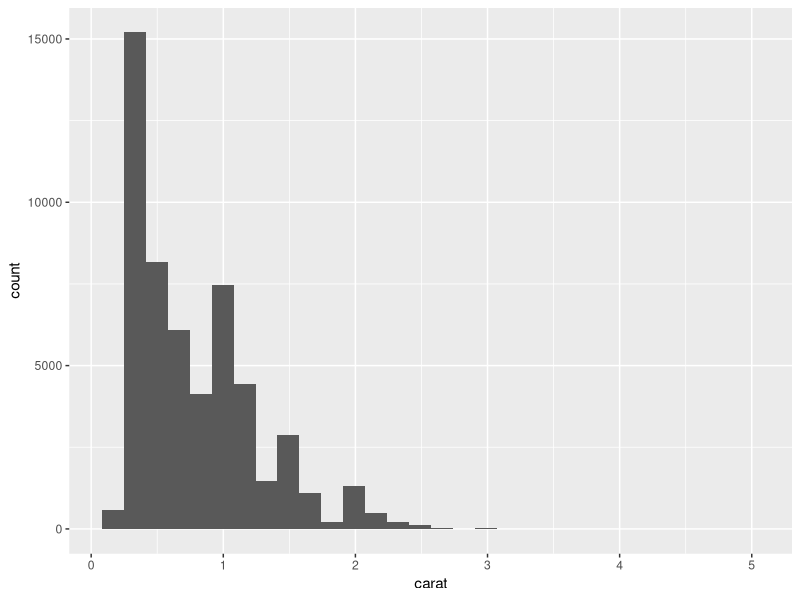
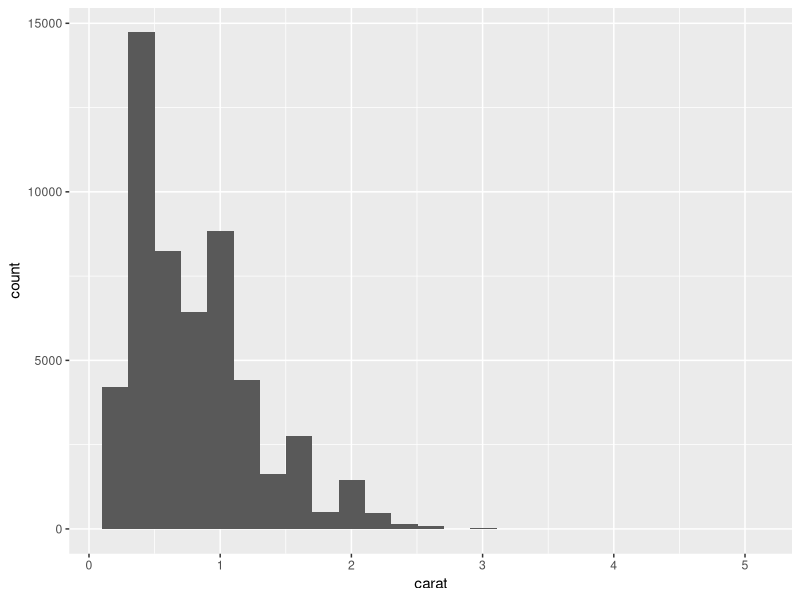
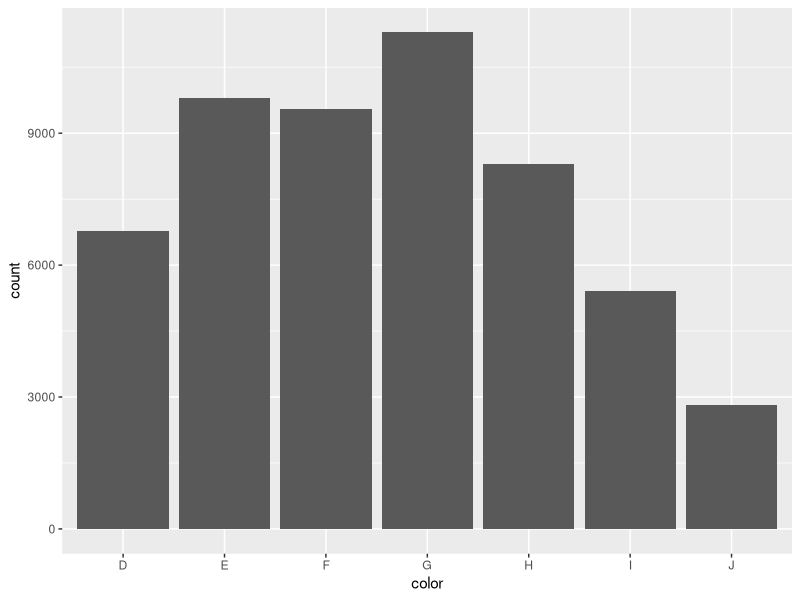
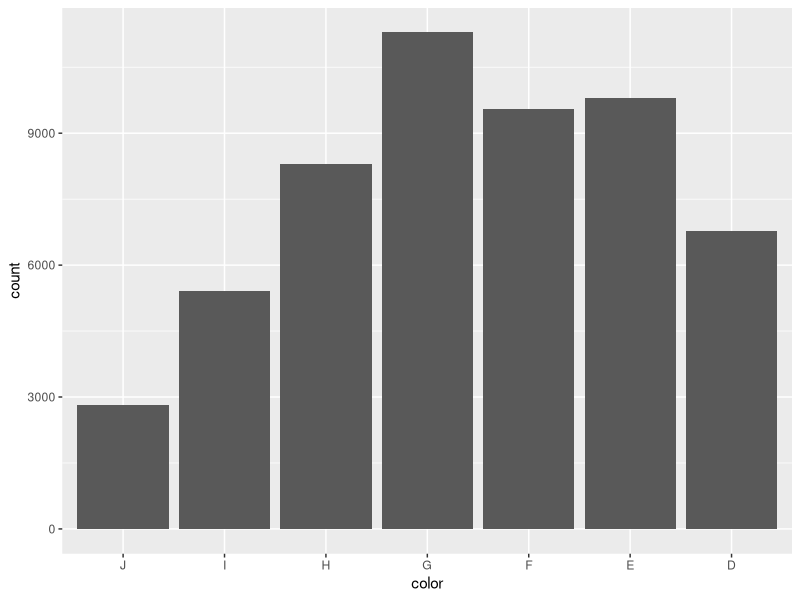
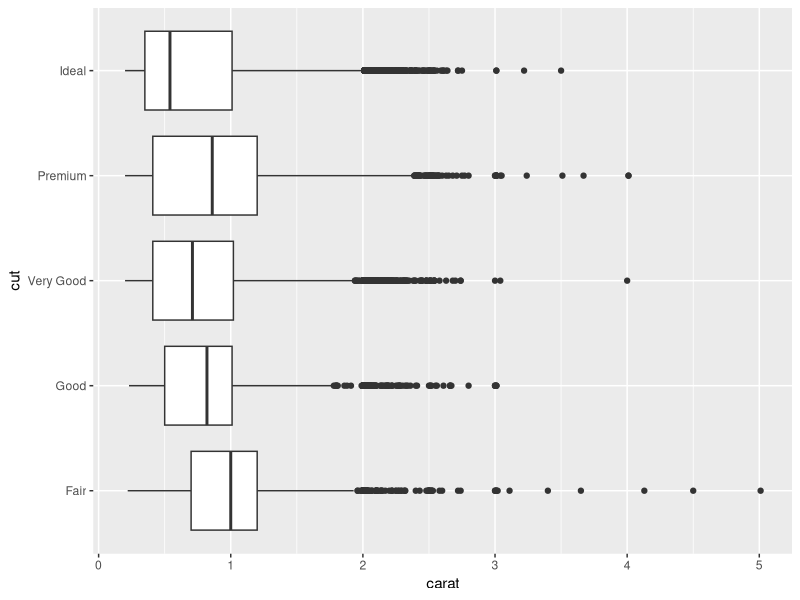
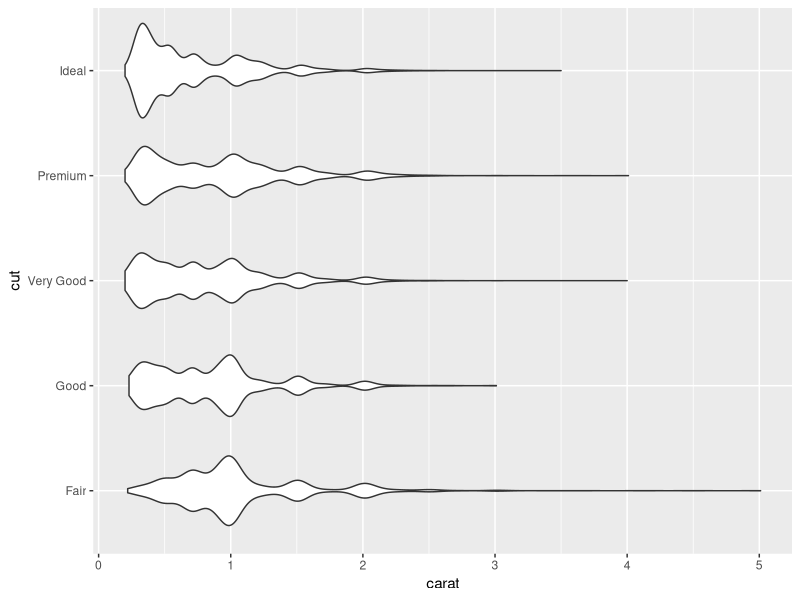

The R source for these figures, in order:
## ---- chunk 1
knitr::opts_chunk$set(echo = TRUE)
library(tidyverse)
## ---- chunk 2
diamonds |>
  ggplot(mapping = aes(carat)) +
  geom_histogram()
## ---- chunk 3
diamonds |> 
  ggplot(aes(carat)) +
  geom_histogram(bins = 25)
## ---- chunk 4
diamonds |>
  ggplot(aes(color)) +
  geom_bar()
## ---- chunk 5
diamonds |>
  select(cut, color, clarity) |>
  str()
## ---- chunk 6
diamonds |>
  mutate(color = fct_rev(color)) |>
  ggplot(aes(color)) +
  geom_bar()
## ---- chunk 7
diamonds |>
  ggplot(aes(x = carat, y = cut)) +
  geom_boxplot()
## ---- chunk 8
diamonds |> ggplot(aes(carat, y = cut)) +
  geom_violin()
